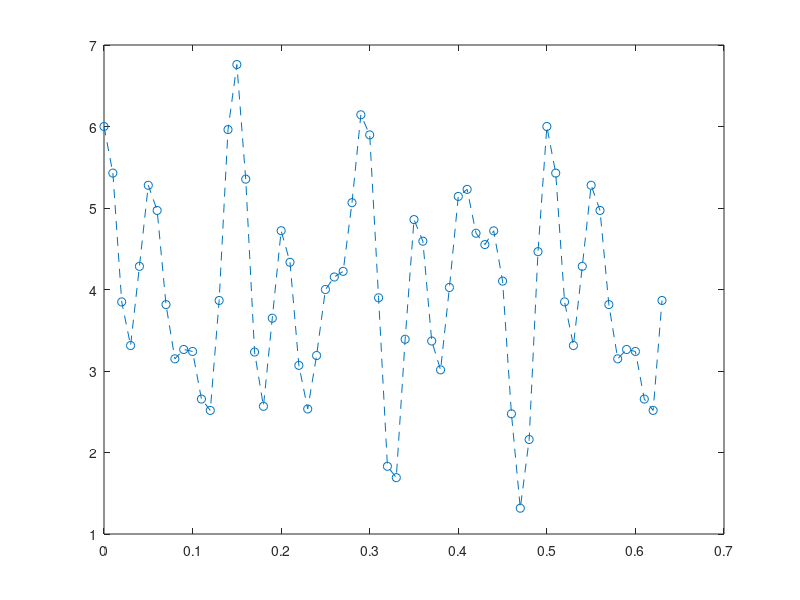
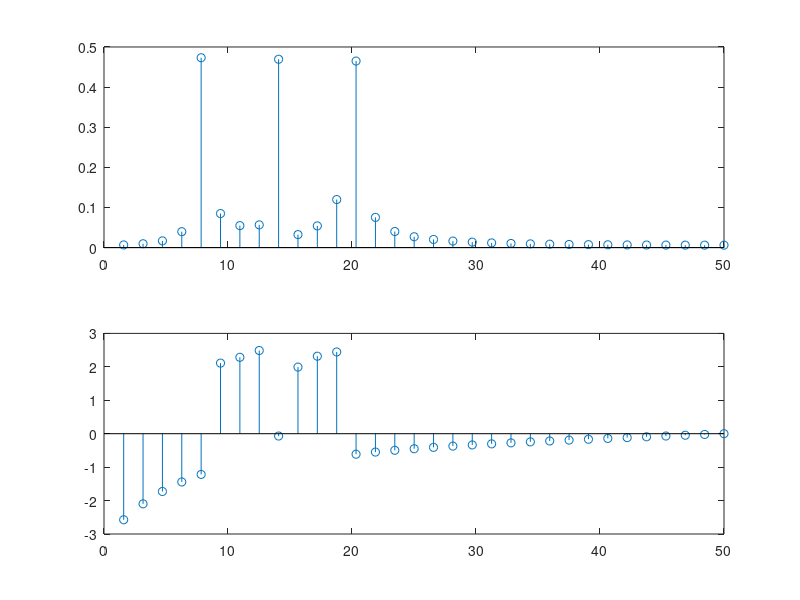

Here is the MATLAB script that generated these plots, in order: (Note: this script raises an error after producing the figures.)
clc;clear;close all force;

dt = 0.01;%passo de tempo 

n = 64; %numero de pontos

t = (0:n-1)*dt;
y = 4+sin(2*pi*8*t)+cos(2*pi*14*t)+cos(2*pi*20*t);
figure;
plot(t,y,'--o'); hold on;

fs = 1/dt; %frequencia de amostragem [Hz]

T = t(end); %comprimento total da amostra (s)
f_max = 0.5*fs; %maxima frequencia detectada
%frequencia de Nyquist
f_min = 1/T; %menor frequencia detectavel

Y = fft(y)/n; %calcula a transformada de fourier

f=linspace(f_min,f_max,n/2);

a0=Y(1); %media da funcao
Y(1)=[];
figure
subplot(2,1,1)
stem(f,abs(Y(1:n/2)))
subplot(2,1,2)
stem(f,angle(Y(1:n/2)))

y_aproximado = zeros(size(t));
for j=1:n %loop para cada elento de t
    y_aproximado(j)=0
    for k=1:n
        y_aproximado(j)=y_aproximado(j)+...
            Y(k)*exp(2*pi*1i/n*(j-1)*(k-1));
    end
end

plot(t,y,aproximado,'*k');